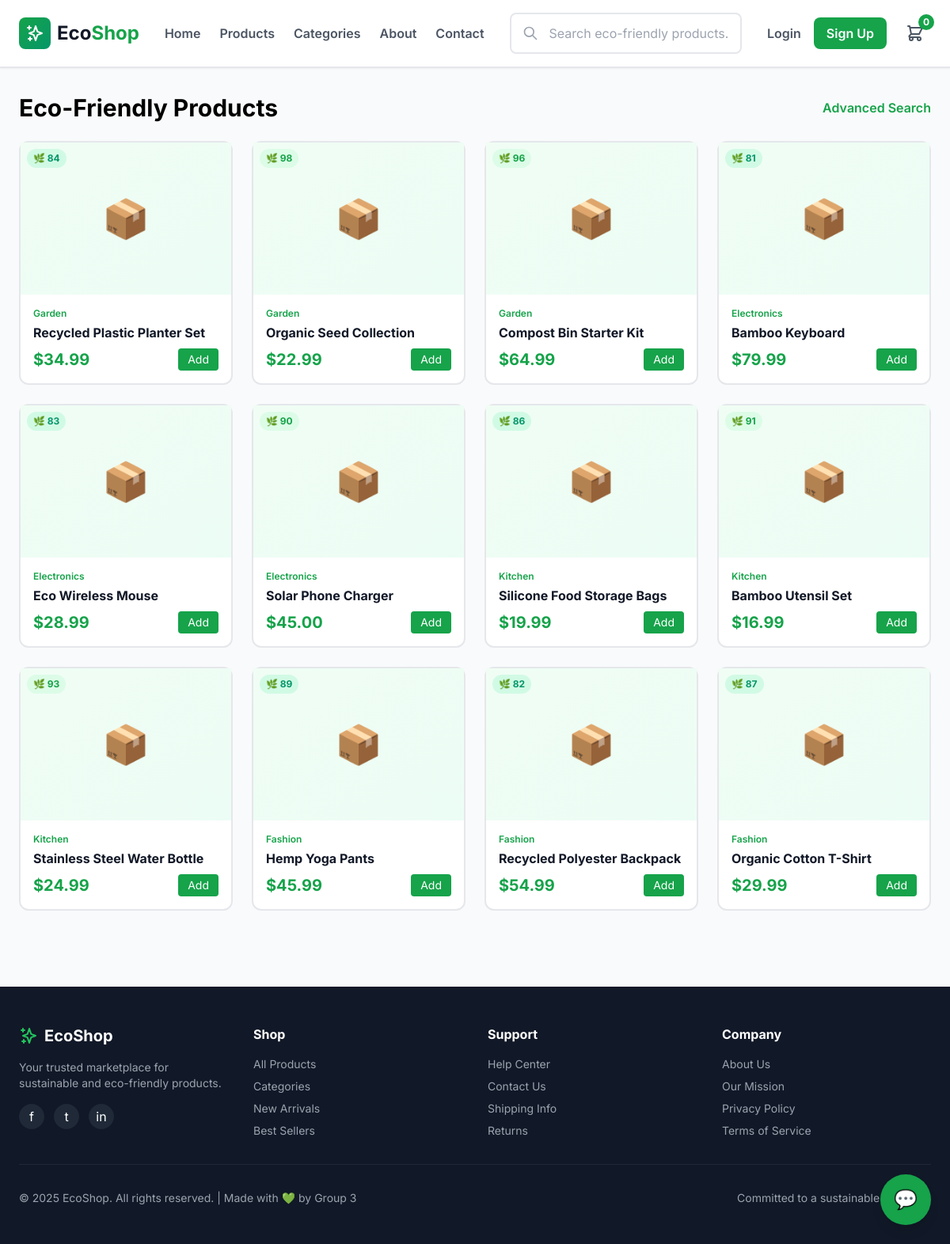
Screenshot of /products/ with the database file from the repository.
### products/models.py (models this page shows, shortened)
class Product(models.Model):
    name = models.CharField(max_length=255)
    slug = models.SlugField(max_length=255, unique=True, blank=True)
    description = models.TextField()
    category = models.ForeignKey(Category, on_delete=models.CASCADE, related_name='products')
    seller = models.ForeignKey(settings.AUTH_USER_MODEL, on_delete=models.CASCADE, related_name='products')
    price = models.DecimalField(max_digits=10, decimal_places=2)
    compare_price = models.DecimalField(max_digits=10, decimal_places=2, blank=True, null=True)
    stock = models.IntegerField(default=0)
    eco_score = models.IntegerField(
        validators=[MinValueValidator(1), MaxValueValidator(100)],
        help_text="Sustainability score from 1 to 100"
    )
    eco_certifications = models.CharField(max_length=255, blank=True, help_text="e.g., Organic, Fair Trade")
    carbon_footprint = models.DecimalField(max_digits=10, decimal_places=2, default=0.00, help_text="CO2 in kg")
    recyclable = models.BooleanField(default=False)
    biodegradable = models.BooleanField(default=False)
    image = models.ImageField(upload_to='products/')
    image2 = models.ImageField(upload_to='products/', blank=True, null=True)
    image3 = models.ImageField(upload_to='products/', blank=True, null=True)
    is_active = models.BooleanField(default=True)
    is_featured = models.BooleanField(default=False)
    views_count = models.IntegerField(default=0)
    created_at = models.DateTimeField(auto_now_add=True)
    updated_at = models.DateTimeField(auto_now=True)
    class Meta:
        verbose_name = 'Product'
        verbose_name_plural = 'Products'
        ordering = ['-created_at']

class Category(models.Model):
    name = models.CharField(max_length=100, unique=True)
    slug = models.SlugField(max_length=100, unique=True, blank=True)
    icon = models.CharField(max_length=10, default='📦')  # Emoji icon
    description = models.TextField(blank=True)
    image = models.ImageField(upload_to='categories/', blank=True, null=True)
    created_at = models.DateTimeField(auto_now_add=True)
    updated_at = models.DateTimeField(auto_now=True)
    class Meta:
        verbose_name = 'Category'
        verbose_name_plural = 'Categories'
        ordering = ['name']

### products/views.py (the view)
# urls.py: path('', views.ProductListView.as_view(), name='product_list'),
class ProductListView(ListView):
    model = Product
    template_name = 'products/product_list.html'
    context_object_name = 'products'
    paginate_by = 12
    def get_queryset(self):
        queryset = Product.objects.filter(is_active=True).select_related('category', 'seller')
        category_slug = self.kwargs.get('category_slug')
        if category_slug:
            queryset = queryset.filter(category__slug=category_slug)
        return queryset.order_by('-created_at')
    def get_context_data(self, **kwargs):
        context = super().get_context_data(**kwargs)
        context['categories'] = Category.objects.all()
        if self.request.user.is_authenticated:
            track_user_activity(self.request, 'Product List')
        return context

### core/context_processors.py (called while the page is built)
def cart_count(request):
    cart_count = 0
    if request.user.is_authenticated:
        try:
            cart = Cart.objects.get(user=request.user)
            cart_count = cart.total_items
        except Cart.DoesNotExist:
            cart_count = 0
    elif 'cart_session_key' in request.session:
        try:
            cart = Cart.objects.get(session_key=request.session['cart_session_key'])
            cart_count = cart.total_items
        except Cart.DoesNotExist:
            cart_count = 0
    return {
        'cart_count': cart_count
    }

### templates/products/product_list.html (shortened to what this page needs)
{% extends 'base.html' %}
{% block content %}
<div class="max-w-7xl mx-auto px-6 py-8">
    <div class="flex justify-between items-center mb-6">
        <h1 class="text-3xl font-bold">Eco-Friendly Products</h1>
        <a href="{% url 'products:search' %}" class="text-green-600 font-semibold hover:text-green-700">Advanced Search</a>
    </div>
    <div class="grid grid-cols-4 gap-6">
        {% for product in products %}
        <div class="bg-white rounded-xl border-2 border-gray-200 hover:border-green-500 hover:shadow-xl transition-all">
            <div class="relative bg-gradient-to-br from-green-50 to-emerald-50 p-6 h-48 flex items-center justify-center">
                {% if product.image and product.image.name %}
                <img src="{{ product.image.url }}" alt="{{ product.name }}" class="max-h-full max-w-full object-contain">
                {% else %}
                <div class="text-5xl">📦</div>
                {% endif %}
                <div class="absolute top-2 left-2 px-2 py-1 rounded-full font-bold text-xs {% if product.eco_score >= 90 %}bg-green-100 text-green-600{% else %}bg-emerald-100 text-emerald-600{% endif %}">
                    🌿 {{ product.eco_score }}
                </div>
            </div>
            <div class="p-4">
                <div class="text-xs text-green-600 font-semibold mb-1">{{ product.category.name }}</div>
                <h3 class="font-bold text-gray-900 mb-2">
                    <a href="{% url 'products:product_detail' product.slug %}" class="hover:text-green-600">{{ product.name|truncatewords:5 }}</a>
                </h3>
                <div class="flex justify-between items-center">
                    <div class="text-xl font-bold text-green-600">${{ product.price }}</div>
                    <form action="{% url 'orders:add_to_cart' product.id %}" method="post">
                        <button type="submit" class="bg-green-600 text-white px-3 py-1 rounded text-sm hover:bg-green-700">Add</button>
                    </form>
                </div>
            </div>
        </div>
        {% empty %}
        <div class="col-span-4 text-center py-12">
            <p class="text-gray-500">No products available.</p>
        </div>
        {% endfor %}
    </div>
</div>
{% endblock %}

### templates/base.html (style rules this page uses)
* { font-family: 'Inter', sans-serif; }

### rows the page displays
Product: eco_score "84", category.name "Garden", name "Recycled Plastic Planter Set", price "34.99"
Product: eco_score "98", category.name "Garden", name "Organic Seed Collection", price "22.99"
Product: eco_score "96", category.name "Garden", name "Compost Bin Starter Kit", price "64.99"
Product: eco_score "81", category.name "Electronics", name "Bamboo Keyboard", price "79.99"
Product: eco_score "83", category.name "Electronics", name "Eco Wireless Mouse", price "28.99"
Product: eco_score "90", category.name "Electronics", name "Solar Phone Charger", price "45.00"
Product: eco_score "86", category.name "Kitchen", name "Silicone Food Storage Bags", price "19.99"
Product: eco_score "91", category.name "Kitchen", name "Bamboo Utensil Set", price "16.99"
Product: eco_score "93", category.name "Kitchen", name "Stainless Steel Water Bottle", price "24.99"
Product: eco_score "89", category.name "Fashion", name "Hemp Yoga Pants", price "45.99"
Product: eco_score "82", category.name "Fashion", name "Recycled Polyester Backpack", price "54.99"
Product: eco_score "87", category.name "Fashion", name "Organic Cotton T-Shirt", price "29.99"

### other values shown
{{ cart_count|default:0 }} "0"
